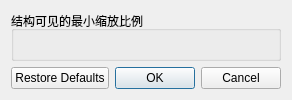
<?xml version="1.0" encoding="UTF-8"?>
<ui version="4.0">
 <class>StructureDialog</class>
 <widget class="QDialog" name="StructureDialog">
  <property name="windowTitle">
   <string>结构可见的最小缩放比例</string>
  </property>
  <property name="windowIcon">
   <iconset resource="../rc/icons.qrc">
    <normaloff>:/icons/logo.png</normaloff>:/icons/logo.png</iconset>
  </property>
  <layout class="QGridLayout" name="gridLayout_2">
   <item row="1" column="0" colspan="2">
    <widget class="QDialogButtonBox" name="buttonBox">
     <property name="orientation">
      <enum>Qt::Horizontal</enum>
     </property>
     <property name="standardButtons">
      <set>QDialogButtonBox::Cancel|QDialogButtonBox::Ok|QDialogButtonBox::RestoreDefaults</set>
     </property>
    </widget>
   </item>
   <item row="0" column="0" colspan="2">
    <widget class="QGroupBox" name="groupVis">
     <property name="title">
      <string>结构可见的最小缩放比例</string>
     </property>
    </widget>
   </item>
  </layout>
 </widget>
 <resources>
  <include location="../rc/icons.qrc"/>
 </resources>
 <connections>
  <connection>
   <sender>buttonBox</sender>
   <signal>accepted()</signal>
   <receiver>StructureDialog</receiver>
   <slot>accept()</slot>
   <hints>
    <hint type="sourcelabel">
     <x>248</x>
     <y>254</y>
    </hint>
    <hint type="destinationlabel">
     <x>157</x>
     <y>274</y>
    </hint>
   </hints>
  </connection>
  <connection>
   <sender>buttonBox</sender>
   <signal>rejected()</signal>
   <receiver>StructureDialog</receiver>
   <slot>reject()</slot>
   <hints>
    <hint type="sourcelabel">
     <x>316</x>
     <y>260</y>
    </hint>
    <hint type="destinationlabel">
     <x>286</x>
     <y>274</y>
    </hint>
   </hints>
  </connection>
 </connections>
</ui>
